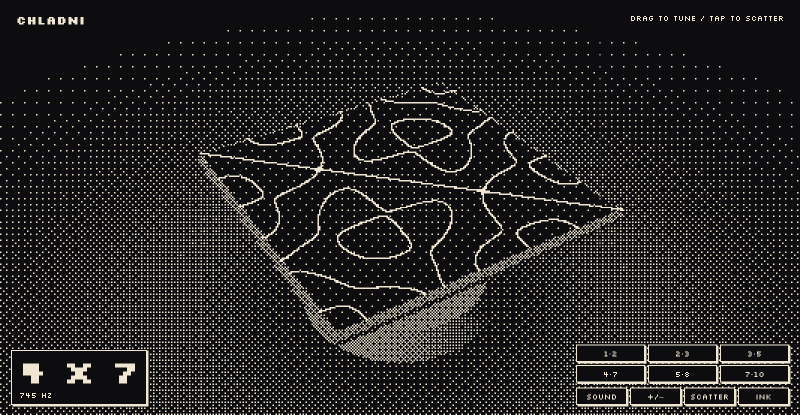
#> input picture assets/fable-chladni.jpg, 1600 x 830 px (shown at 1/2 size)
$ python fx.py ../assets/fable-chladni.jpg ../assets/fable-popup.jpg
#> lines starting #> are read from the running program, lines starting #| are printed output that depends on the picture
import sys, numpy as np
from PIL import Image, ImageFilter, ImageOps, ImageDraw
src, out = sys.argv[1], sys.argv[2]
rng = np.random.default_rng(7)
W, H = 640, 400
im = Image.open(src).convert('RGB')
#> im is the input picture: PIL image 1600x830 RGB; mean R, G, B 37.4, 36.3, 35.9
w, h = im.size; s = max(W / w, H / h)
#> after `w, h = im.size`: w = 1600; h = 830
#> after `s = max(W / w, H / h)`: s = 0.482
im = im.resize((int(w * s), int(h * s)), Image.LANCZOS)
#> im: PIL image 771x400 RGB
im = im.crop(((im.width - W)//2, im.height - H, (im.width - W)//2 + W, im.height))
#> im: PIL image 640x400 RGB
a = np.asarray(im).astype(np.int16)
def save(n, arr): Image.fromarray(np.clip(arr, 0, 255).astype(np.uint8)).save(f'{out}/{n}.jpg', quality=88)
# datamosh: P-frame style block smear (motion vectors copy blocks along a drift)
d = a.copy(); B = 16
for y in range(0, H, B):
    for x in range(0, W, B):
        if rng.random() < .55:
            dx = int(np.clip(x - 3*B + rng.integers(-B, B), 0, W - B)); dy = int(np.clip(y - B, 0, H - B))
            d[y:y+B, x:x+B] = d[dy:dy+B, dx:dx+B]
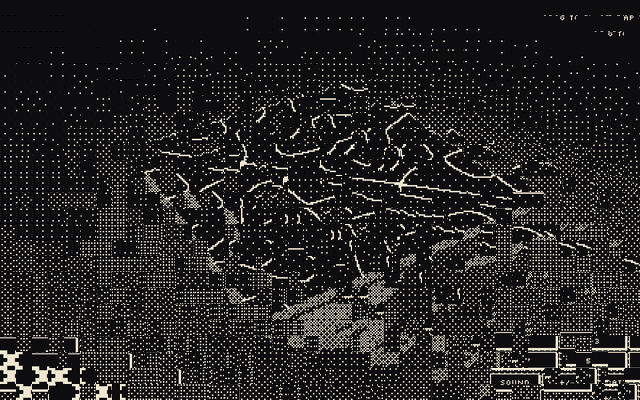
#> d: shape (400, 640, 3) int16; mean R, G, B 37, 36.1, 35.6
save('datamosh', d)
# chromatic aberration
c = a.copy(); c[..., 0] = np.roll(a[..., 0], 12, 1); c[..., 2] = np.roll(a[..., 2], -12, 1); save('aberration', c)
#> after `c[..., 2] = np.roll(a[..., 2], -12, 1)`:
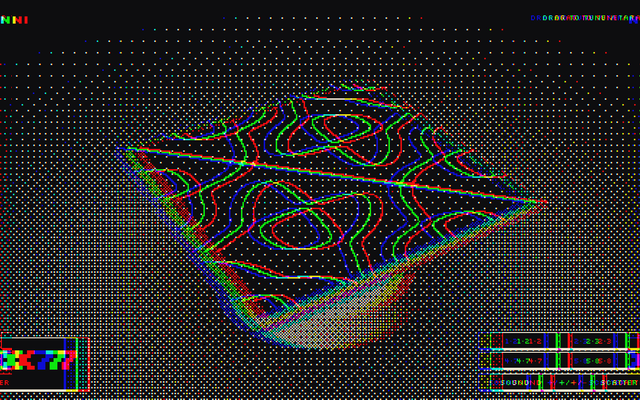
#> c: shape (400, 640, 3) int16; mean R, G, B 39.1, 38.1, 37.4
# pixel sort: sort bright spans per row by luminance
p = a.copy(); L = a.mean(2)
for y in range(H):
    m = L[y] > 110; idx = np.where(m)[0]
    if len(idx) > 4:
        seg = p[y, idx]; p[y, idx] = seg[np.argsort(seg.mean(1))]
#> this loop made 400 passes
#> idx on passes 21 to 23: [1, 2, 3, 4, 5, 6, 7, 8, 9, 13, 14, 15], [1, 2, 3, 5, 6, 7, 8, 9, 13, 14, 15], [1, 2, 3, 7, 8, 9, 13, 14, 15]
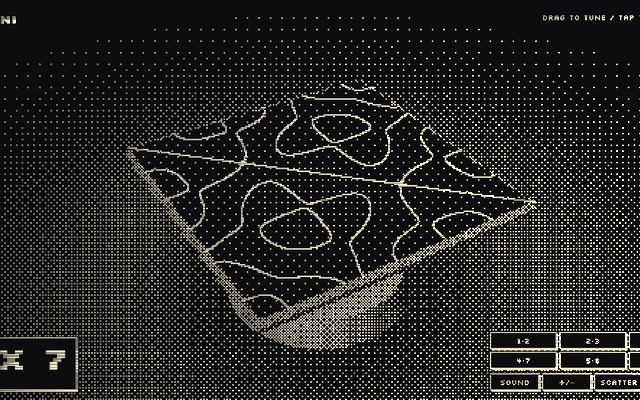
#> p: shape (400, 640, 3) int16; mean R, G, B 39.1, 38.1, 37.4
save('pixelsort', p)
# CRT scanlines + rgb mask
crt = a.astype(float); crt[::3] *= .35
mask = np.zeros((H, W, 3));
for k in range(3): mask[:, k::3, k] = 1
crt = crt * (.55 + .6 * mask); save('crt', crt * 1.25)
# 1-bit Bayer dither
g = np.asarray(im.convert('L'), float) / 255
b4 = np.array([[0,8,2,10],[12,4,14,6],[3,11,1,9],[15,7,13,5]]) / 16
t = np.tile(b4, (H//4 + 1, W//4 + 1))[:H, :W]
dd = ((g > t) * 255)[..., None].repeat(3, 2); save('dither', dd)
#> after `dd = ((g > t) * 255)[..., None].repeat(3, 2)`:
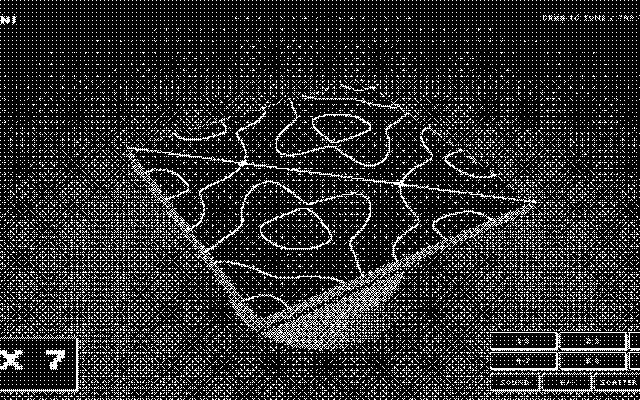
#> dd: shape (400, 640, 3) int64; 17.2% white in thin lines or dots
# slit-scan: each column offset vertically by a wave (time displacement)
sl = a.copy()
for x in range(W): sl[:, x] = np.roll(a[:, x], int(40 * np.sin(x / 60)), 0)
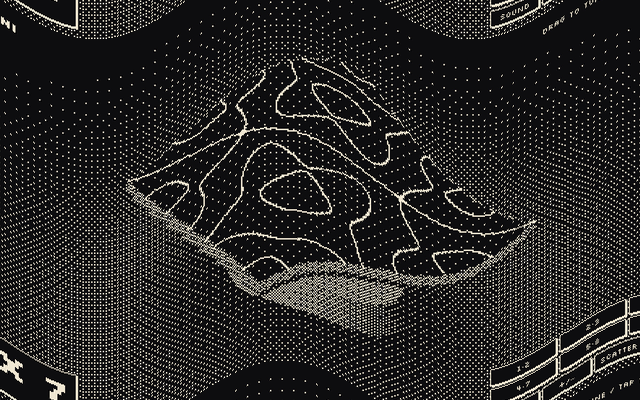
#> sl: shape (400, 640, 3) int16; mean R, G, B 39.1, 38.1, 37.4
save('slitscan', sl)
# VHS: horizontal jitter, chroma bleed, noise
v = a.copy().astype(float)
for y in range(H): v[y] = np.roll(v[y], int(rng.normal(0, 2) + (8 if 180 < y < 200 else 0)), 0)
v[..., 0] = np.asarray(Image.fromarray(v[..., 0].astype(np.uint8)).filter(ImageFilter.BoxBlur(4)))
v += rng.normal(0, 14, v.shape); save('vhs', v * [1.05, .95, 1.1])
# blob tracking: threshold bright regions, connected components, boxes
from collections import deque
gm = np.asarray(im.convert('L').resize((W//4, H//4)), float); m = gm > np.percentile(gm, 88)
#> after `m = gm > np.percentile(gm, 88)`: m: shape (100, 160) bool; 11.9% white in thin lines or dots
seen = np.zeros_like(m); boxes = []
for y0 in range(m.shape[0]):
    for x0 in range(m.shape[1]):
        if m[y0, x0] and not seen[y0, x0]:
            q = deque([(y0, x0)]); seen[y0, x0] = 1; ys = [y0]; xs = [x0]
            while q:
                y, x = q.popleft()
                for yy, xx in ((y+1,x),(y-1,x),(y,x+1),(y,x-1)):
                    if 0 <= yy < m.shape[0] and 0 <= xx < m.shape[1] and m[yy, xx] and not seen[yy, xx]:
                        seen[yy, xx] = 1; q.append((yy, xx)); ys.append(yy); xs.append(xx)
            if len(ys) > 6: boxes.append((min(xs)*4, min(ys)*4, max(xs)*4+4, max(ys)*4+4))
bt = Image.fromarray(np.uint8(np.asarray(im.convert('L'))*.6)).convert('RGB'); dr = ImageDraw.Draw(bt)
boxes = sorted(boxes, key=lambda b: -(b[2]-b[0])*(b[3]-b[1]))[:9]
for i, b in enumerate(boxes):
    dr.rectangle(b, outline=(255,255,255), width=2); dr.text((b[0]+3, b[1]-12), f'#{i:02d}', fill=(255,255,255))
bt.save(f'{out}/blob.jpg', quality=88)
# feedback: previous frames zoomed and faded under the current one
fb = np.zeros_like(a, float); cur = Image.fromarray(a.astype(np.uint8))
for k in range(8, -1, -1):
    z = 1 + .06 * k; fr = cur.resize((int(W*z), int(H*z))); ox, oy = (fr.width-W)//2, (fr.height-H)//2
    f = np.asarray(fr.crop((ox, oy, ox+W, oy+H)), float) * (.85 ** k) * [1, .8 + .02*k, 1.1]
    fb = np.maximum(fb * .9, f)
#> this loop made 9 passes
#> pass 1, `f = np.asarray(fr.crop((ox, oy, ox+W, oy+H)), float) * (.85 ** k) * [1..`:
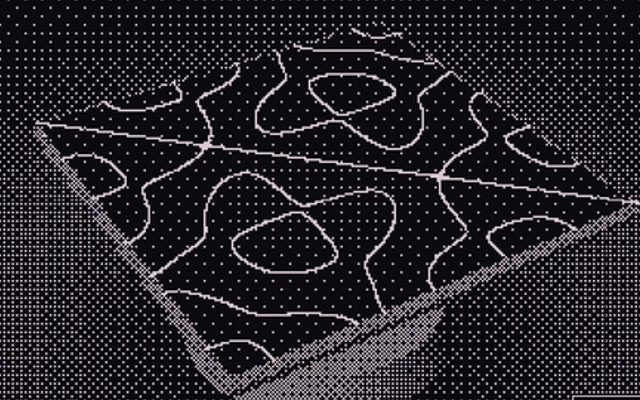
#> f: shape (400, 640, 3) float64; mean R, G, B 11.9, 11.1, 12.4; drawn with min black and max white
#> after the loop:
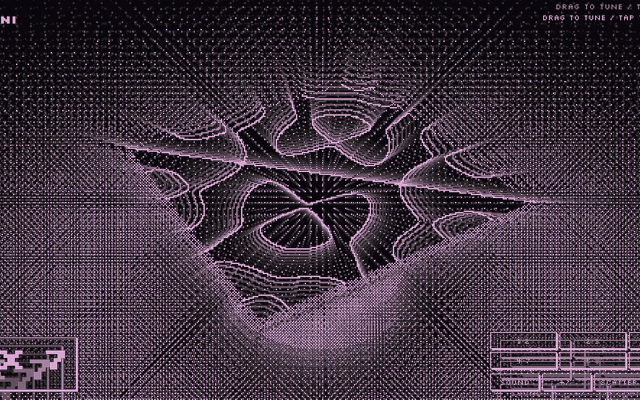
#> fb: shape (400, 640, 3) float64; mean R, G, B 73.9, 59.7, 73.7; drawn with min black and max white
save('feedback', fb)
